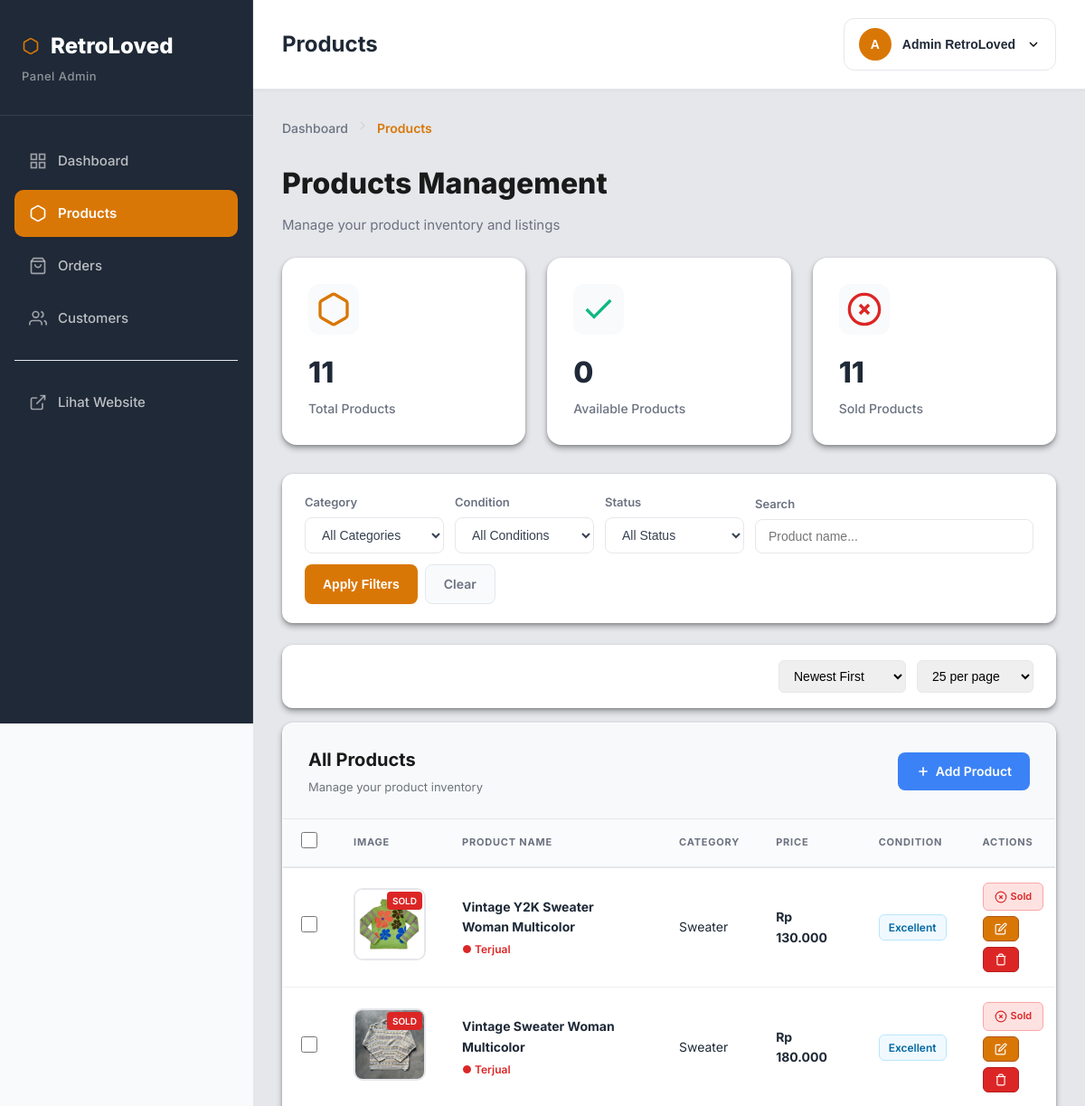
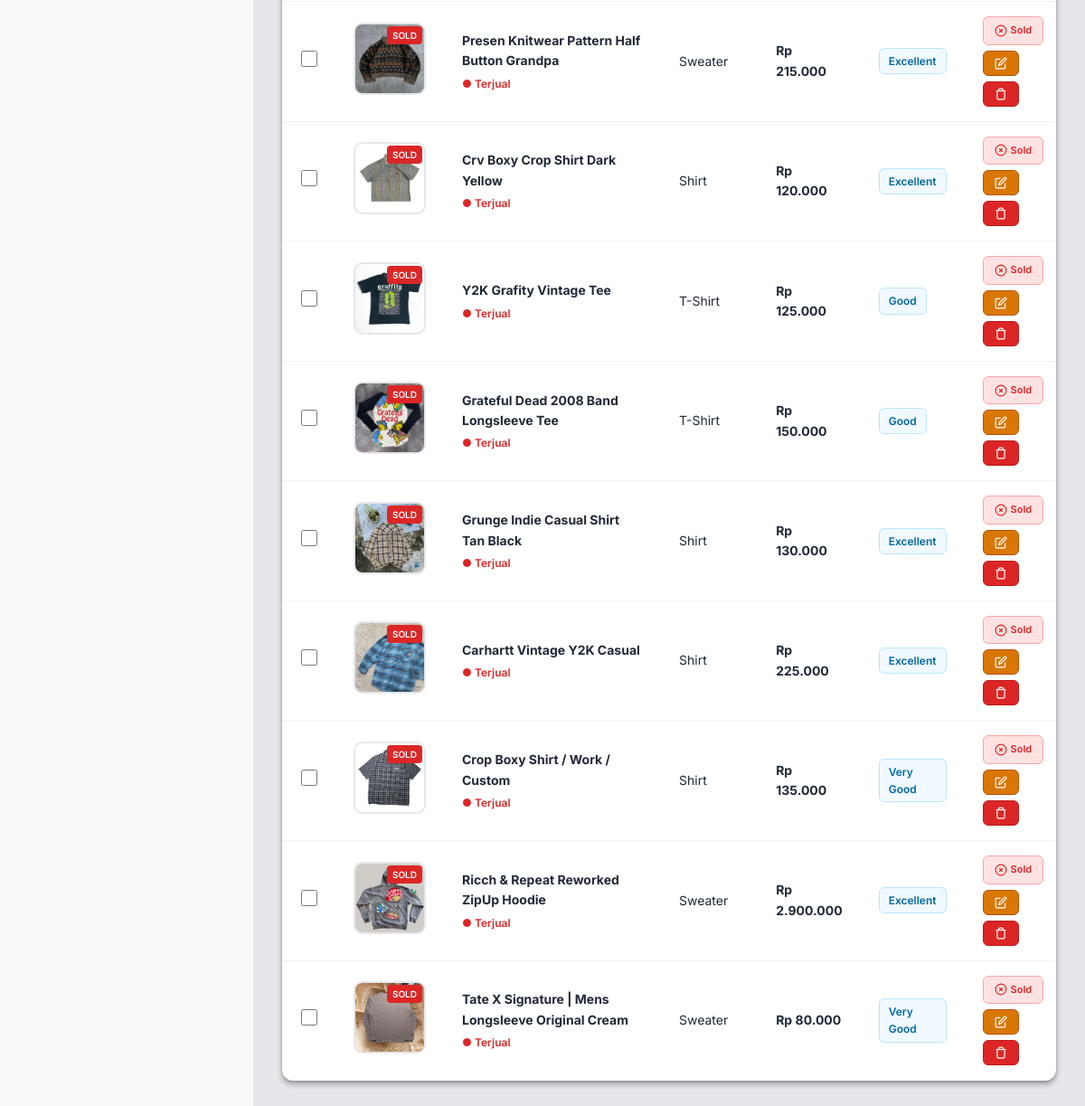
Screenshot of /admin/products.php (signed in) with the database file from the repository (2 pictures, top to bottom).
### tables this page shows
CREATE TABLE `products` (
  `product_id` int(11) NOT NULL,
  `product_name` varchar(150) NOT NULL,
  `description` text DEFAULT NULL,
  `price` decimal(10,2) NOT NULL,
  `original_price` decimal(10,2) DEFAULT NULL,
  `size` varchar(50) DEFAULT NULL,
  `condition_item` enum('Excellent','Very Good','Good','Fair') DEFAULT 'Good',
  `image_url` varchar(255) DEFAULT NULL,
  `image_url_2` varchar(255) DEFAULT NULL,
  `image_url_3` varchar(255) DEFAULT NULL,
  `image_url_4` varchar(255) DEFAULT NULL,
  `image_url_10` varchar(255) DEFAULT NULL,
  `image_url_9` varchar(255) DEFAULT NULL,
  `image_url_8` varchar(255) DEFAULT NULL,
  `image_url_7` varchar(255) DEFAULT NULL,
  `image_url_6` varchar(255) DEFAULT NULL,
  `image_url_5` varchar(255) DEFAULT NULL,
  `category` varchar(50) DEFAULT NULL,
  `is_active` tinyint(1) DEFAULT 1,
  `is_featured` tinyint(1) DEFAULT 0,
  `is_sold` tinyint(1) NOT NULL DEFAULT 0,
  `created_at` timestamp NOT NULL DEFAULT current_timestamp(),
  `updated_at` timestamp NOT NULL DEFAULT current_timestamp() ON UPDATE current_timestamp()
);

### admin/products.php (the view, shortened to what the rows shown need)
<?php
require_once '../config/database.php';
$where_conditions = ["1=1"];
$where_clause = implode(" AND ", $where_conditions);
$sort_by = isset($_GET['sort']) ? $_GET['sort'] : 'created_at';
$sort_order = isset($_GET['order']) ? $_GET['order'] : 'DESC';
$sort_order = strtoupper($sort_order) === 'ASC' ? 'ASC' : 'DESC';
$order_by = "$sort_by $sort_order";
$per_page = isset($_GET['per_page']) ? (int)$_GET['per_page'] : 25;
$current_page = isset($_GET['page']) ? (int)$_GET['page'] : 1;
$current_page = max(1, $current_page);
$count_result = mysqli_fetch_assoc(query("SELECT COUNT(*) as total FROM products WHERE $where_clause"));
$total_filtered = $count_result['total'];
$total_pages = ceil($total_filtered / $per_page);
$current_page = min($current_page, max(1, $total_pages));
$offset = ($current_page - 1) * $per_page;
$products = query("SELECT * FROM products WHERE $where_clause ORDER BY $order_by LIMIT $per_page OFFSET $offset");
?>
<!DOCTYPE html>
<html lang="id">
<head>
    <link rel="stylesheet" href="../assets/css/admin.css?v=5.4">
    <link rel="stylesheet" href="../assets/css/toast.css">
</head>
<body class="admin-body">
    <?php include 'includes/sidebar.php'; ?>
    <div class="main-content">
        <?php $page_title = "Products"; include 'includes/navbar.php'; ?>
        <div class="content-area">
            <div class="content-wrapper">
                <div style="margin-bottom: 24px;">
                    <h1 style="font-size: 32px; font-weight: 800; color: #1a1a1a; margin: 0 0 8px 0;">Products Management</h1>
                </div>
        <div class="content-card" style="border-radius: 12px; overflow: hidden;">
                <form method="POST" id="bulkActionForm">
                <div class="table-responsive">
                    <table class="data-table">
                        <thead>
                            <tr>
                                <th style="width: 50px;">
                                    <input type="checkbox" id="selectAll" onchange="toggleAllCheckboxes(this)" style="width: 18px; height: 18px; cursor: pointer;">
                                </th>
                                <th style="width: 100px;">Image</th>
                                <th>Product Name</th>
                                <th style="width: 150px;">Category</th>
                                <th style="width: 150px;">Price</th>
                                <th style="width: 120px;">Condition</th>
                                <th style="width: 120px;">Actions</th>
                            </tr>
                        </thead>
                        <tbody>
                            <?php
                            mysqli_data_seek($products, 0);
                            while($product = mysqli_fetch_assoc($products)):
                            ?>
                                <tr>
                                    <td data-label="Select">
                                        <input type="checkbox" name="selected_products[]" value="<?php echo $product['product_id']; ?>" class="product-checkbox" onchange="updateSelectedCounter()" style="width: 18px; height: 18px; cursor: pointer;">
                                    </td>
                                    <td data-label="Image">
                                        <div style="position: relative; display: inline-block;">
                                            <img src="../assets/images/products/<?php echo $product['image_url']; ?>"
                                                 alt="<?php echo $product['product_name']; ?>"
                                                 class="product-thumb"
                                                 onerror="this.src='../assets/images/products/placeholder.jpg'">
                                            <?php if($product['is_sold'] == 1): ?>
                                                <span style="position: absolute; top: 4px; right: 4px; background: #DC2626; color: white; padding: 2px 6px; border-radius: 4px; font-size: 10px; font-weight: 600;">SOLD</span>
                                            <?php endif; ?>
                                        </div>
                                    </td>
                                    <td data-label="Product">
                                        <div class="product-name-cell">
                                            <strong><?php echo $product['product_name']; ?></strong>
                                            <?php if($product['is_sold'] == 1): ?>
                                                <span style="display: block; color: #DC2626; font-size: 12px; margin-top: 4px; font-weight: 600;">● Terjual</span>
                                            <?php else: ?>
                                                <span style="display: block; color: #10B981; font-size: 12px; margin-top: 4px;">● Available</span>
                                            <?php endif; ?>
                                        </div>
                                    </td>
                                    <td data-label="Category"><?php echo $product['category'] ? $product['category'] : '<span style="color: #999;">No Category</span>'; ?></td>
                                    <td data-label="Price"><strong>Rp <?php echo number_format($product['price'], 0, ',', '.'); ?></strong></td>
                                    <td data-label="Condition">
                                        <span class="condition-badge"><?php echo $product['condition_item']; ?></span>
                                    </td>
                                    <td data-label="Actions">
                                        <div class="action-buttons" style="display: flex; gap: 6px; flex-wrap: wrap;">
                                            <a href="?toggle_sold=<?php echo $product['product_id']; ?>"
                                               class="btn-action"
                                               style="<?php echo $product['is_sold'] ? 'background: #FEE2E2; color: #DC2626; border: 1px solid #FCA5A5;' : 'background: #D1FAE5; color: #10B981; border: 1px solid #6EE7B7;'; ?> padding: 6px 12px; border-radius: 6px; text-decoration: none; display: inline-flex; align-items: center; gap: 4px; font-size: 13px; font-weight: 600; transition: all 0.2s;"
                                               title="Toggle Sold Status"
                                               >
                                                <?php if($product['is_sold']): ?>
                                                    <svg width="14" height="14" viewBox="0 0 24 24" fill="none" stroke="currentColor" stroke-width="2">
                                                        <circle cx="12" cy="12" r="10"></circle>
                                                        <line x1="15" y1="9" x2="9" y2="15"></line>
                                                        <line x1="9" y1="9" x2="15" y2="15"></line>
                                                    </svg>
                                                    <span style="font-size: 11px; font-weight: 600;">Sold</span>
                                                <?php endif; ?>
                                            </a>
                                            <a href="product-edit.php?id=<?php echo $product['product_id']; ?>"
                                               style="background: #D97706; color: white; border: 1px solid #B45309; padding: 6px 12px; border-radius: 6px; text-decoration: none; display: inline-flex; align-items: center; gap: 4px; font-size: 13px; font-weight: 600; transition: all 0.2s;"
                                               title="Edit">
                                                <svg width="14" height="14" viewBox="0 0 24 24" fill="none" stroke="currentColor" stroke-width="2">
                                                    <path d="M11 4H4a2 2 0 0 0-2 2v14a2 2 0 0 0 2 2h14a2 2 0 0 0 2-2v-7"></path>
                                                    <path d="M18.5 2.5a2.121 2.121 0 0 1 3 3L12 15l-4 1 1-4 9.5-9.5z"></path>
                                                </svg>
                                            </a>
                                            <a href="javascript:void(0)"
                                               style="background: #DC2626; color: white; border: 1px solid #B91C1C; padding: 6px 12px; border-radius: 6px; text-decoration: none; display: inline-flex; align-items: center; gap: 4px; font-size: 13px; font-weight: 600; transition: all 0.2s; cursor: pointer;"
                                               title="Delete"
                                               onclick="showConfirmModal('Apakah Anda yakin ingin menghapus produk ini? Data tidak dapat dikembalikan.', '?delete=<?php echo $product['product_id']; ?>', 'Ya, Hapus')">
                                                <svg width="14" height="14" viewBox="0 0 24 24" fill="none" stroke="currentColor" stroke-width="2">
                                                    <polyline points="3 6 5 6 21 6"></polyline>
                                                    <path d="M19 6v14a2 2 0 0 1-2 2H7a2 2 0 0 1-2-2V6m3 0V4a2 2 0 0 1 2-2h4a2 2 0 0 1 2 2v2"></path>
                                                </svg>
                                            </a>
                                        </div>
                                    </td>
                                </tr>
                            <?php endwhile; ?>
                        </tbody>
                    </table>
                </div>
                </form>
            </div>
            </div>
        </div>
    </div>
</body>
</html>

### rows the page displays
products: image_url (picture), is_sold "SOLD", product_name "Vintage Y2K Sweater Woman Multicolor", category "Sweater", price "130.000", condition_item "Excellent"
products: image_url (picture), is_sold "SOLD", product_name "Vintage Sweater Woman Multicolor", category "Sweater", price "180.000", condition_item "Excellent"
products: image_url (picture), is_sold "SOLD", product_name "Presen Knitwear Pattern Half Button Grandpa", category "Sweater", price "215.000", condition_item "Excellent"
products: image_url (picture), is_sold "SOLD", product_name "Crv Boxy Crop Shirt Dark Yellow", category "Shirt", price "120.000", condition_item "Excellent"
products: image_url (picture), is_sold "SOLD", product_name "Y2K Grafity Vintage Tee", category "T-Shirt", price "125.000", condition_item "Good"
products: image_url (picture), is_sold "SOLD", product_name "Grateful Dead 2008 Band Longsleeve Tee", category "T-Shirt", price "150.000", condition_item "Good"
products: image_url (picture), is_sold "SOLD", product_name "Grunge Indie Casual Shirt Tan Black", category "Shirt", price "130.000", condition_item "Excellent"
products: image_url (picture), is_sold "SOLD", product_name "Carhartt Vintage Y2K Casual", category "Shirt", price "225.000", condition_item "Excellent"
products: image_url (picture), is_sold "SOLD", product_name "Crop Boxy Shirt / Work / Custom", category "Shirt", price "135.000", condition_item "Very Good"
products: image_url (picture), is_sold "SOLD", product_name "Ricch & Repeat Reworked ZipUp Hoodie", category "Sweater", price "2.900.000", condition_item "Excellent"
products: image_url (picture), is_sold "SOLD", product_name "Tate X Signature | Mens Longsleeve Original Cream", category "Sweater", price "80.000", condition_item "Very Good"

### other values shown
$page_title "Products"
substr($_SESSION['full_name'], 0, 1) "A"
$_SESSION['full_name'] "Admin RetroLoved"
$total_products "11"
$available_products "0"
$sold_products "11"
